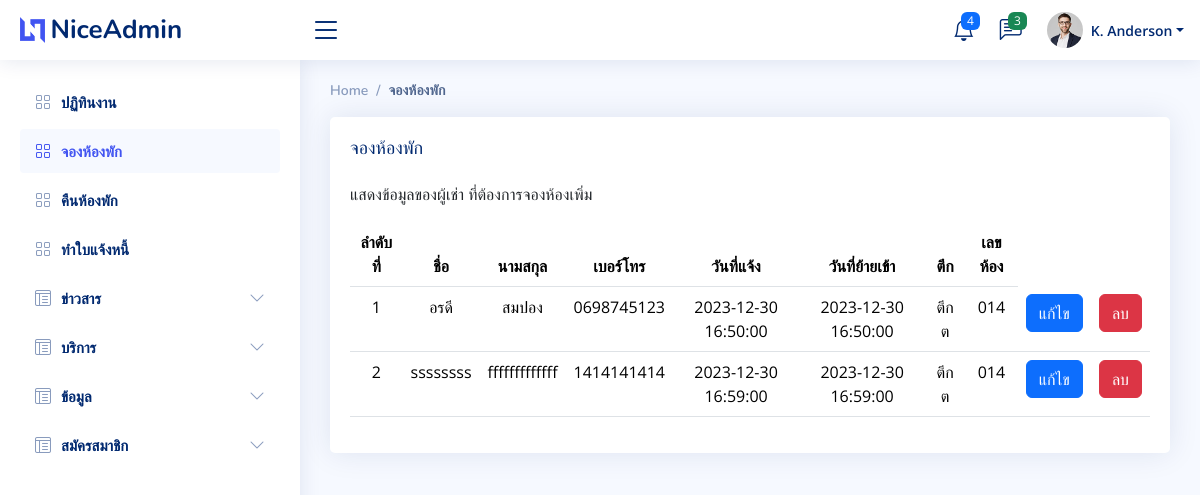
Screenshot of /admin/rentroom/rentroom.php with the database file from the repository.
### tables this page shows
CREATE TABLE `rentroom` (
  `RentRoomID` int(10) NOT NULL COMMENT 'รหัสการจอง',
  `firstname` varchar(50) NOT NULL COMMENT 'ชื่อ',
  `lastname` varchar(50) NOT NULL COMMENT 'นามสกุล',
  `num_room` varchar(10) DEFAULT NULL COMMENT 'เลขห้อง',
  `build` varchar(11) NOT NULL COMMENT 'ตึก',
  `processing_date` datetime DEFAULT NULL COMMENT 'วันที่ดำเนินการ',
  `cardID` int(13) DEFAULT NULL COMMENT 'หมายเลขบัตรประชาชน',
  `tel` varchar(10) DEFAULT NULL COMMENT 'เบอร์โทรศัพท์',
  `address_mem` varchar(300) DEFAULT NULL COMMENT 'ที่อยู่',
  `checkin_date` datetime DEFAULT NULL COMMENT 'วันที่เข้ามาอยู่'
);

### admin/rentroom/rentroom.php (the view, shortened to what this page needs)
<!DOCTYPE html>
<html lang="en">
<head>
<?php require('../../connect/connect.php');
  $SQL = "SELECT * FROM rentroom ";
  $stmt = $con->query($SQL);
  $i = 0;
  ?>
  <link href="../assets/vendor/bootstrap/css/bootstrap.min.css" rel="stylesheet">
  <link href="../assets/vendor/bootstrap-icons/bootstrap-icons.css" rel="stylesheet">
  <link href="../assets/vendor/boxicons/css/boxicons.min.css" rel="stylesheet">
  <link href="../assets/vendor/quill/quill.snow.css" rel="stylesheet">
  <link href="../assets/vendor/quill/quill.bubble.css" rel="stylesheet">
  <link href="../assets/vendor/remixicon/remixicon.css" rel="stylesheet">
  <link href="../assets/vendor/simple-datatables/style.css" rel="stylesheet">
  <link href="../assets/css/style.css" rel="stylesheet">
</head>
<body>
  <header id="header" class="header fixed-top d-flex align-items-center">
    <div class="d-flex align-items-center justify-content-between">
      <a href="../homepage_admin.php" class="logo d-flex align-items-center">
        <img src="../assets/img/logo.png" alt="">
        <span class="d-none d-lg-block">NiceAdmin</span>
      </a>
      <i class="bi bi-list toggle-sidebar-btn"></i>
    </div>
    <nav class="header-nav ms-auto">
      <ul class="d-flex align-items-center">
        <li class="nav-item dropdown">
          <a class="nav-link nav-icon" href="#" data-bs-toggle="dropdown">
            <i class="bi bi-bell"></i>
            <span class="badge bg-primary badge-number">4</span>
          </a>
        </li>
        <li class="nav-item dropdown">
          <a class="nav-link nav-icon" href="#" data-bs-toggle="dropdown">
            <i class="bi bi-chat-left-text"></i>
            <span class="badge bg-success badge-number">3</span>
          </a>
        </li>
        <li class="nav-item dropdown pe-3">
          <a class="nav-link nav-profile d-flex align-items-center pe-0" href="#" data-bs-toggle="dropdown">
            <img src="../assets/img/profile-img.jpg" alt="Profile" class="rounded-circle">
            <span class="d-none d-md-block dropdown-toggle ps-2">K. Anderson</span>
          </a>
        </li>
      </ul>
    </nav>
  </header>
  <aside id="sidebar" class="sidebar">
    <ul class="sidebar-nav" id="sidebar-nav">
      <li class="nav-item">
        <a class="nav-link collapsed" href="../homepage_admin.php">
          <i class="bi bi-grid"></i>
          <span>ปฏิทินงาน</span>
        </a>
      </li>
      <li class="nav-item">
        <a class="nav-link " href="../rentroom/rentroom.php">
          <i class="bi bi-grid"></i>
          <span>จองห้องพัก</span>
        </a>
      </li>
      <li class="nav-item">
        <a class="nav-link collapsed" href="../checkout/../checkout/check_out.php">
          <i class="bi bi-grid"></i>
          <span>คืนห้องพัก</span>
        </a>
      </li>
      <li class="nav-item">
        <a class="nav-link collapsed" href="../payment/../payment/invoice.php">
          <i class="bi bi-grid collapsed"></i>
          <span>ทำใบแจ้งหนี้</span>
        </a>
      </li>
      <li class="nav-item">
        <a class="nav-link collapsed" data-bs-target="#news-nav" data-bs-toggle="collapse" href="#">
          <i class="bi bi-layout-text-window-reverse"></i><span>ข่าวสาร</span><i class="bi bi-chevron-down ms-auto"></i>
        </a>
      </li>
      <li class="nav-item">
        <a class="nav-link collapsed" data-bs-target="#service-nav" data-bs-toggle="collapse" href="#">
          <i class="bi bi-layout-text-window-reverse"></i><span>บริการ</span><i class="bi bi-chevron-down ms-auto"></i>
        </a>
      </li>
      <li class="nav-item">
        <a class="nav-link collapsed" data-bs-target="#info-nav" data-bs-toggle="collapse" href="#">
          <i class="bi bi-layout-text-window-reverse"></i><span>ข้อมูล</span><i class="bi bi-chevron-down ms-auto"></i>
        </a>
      </li>
      <li class="nav-item">
        <a class="nav-link collapsed" data-bs-target="#register-nav" data-bs-toggle="collapse" href="#">
          <i class="bi bi-layout-text-window-reverse"></i><span>สมัครสมาชิก</span><i class="bi bi-chevron-down ms-auto"></i>
        </a>
      </li>
    </ul>
  </aside>
  <main id="main" class="main">
    <div class="pagetitle">
      <nav>
        <ol class="breadcrumb">
          <li class="breadcrumb-item"><a href="../homepage_admin.php">Home</a></li>
          <li class="breadcrumb-item active">จองห้องพัก</li>
        </ol>
      </nav>
    </div>
    <section class="section">
      <div class="row">
        <div class="col-lg-12">
          <div class="card">
            <div class="card-body">
              <h5 class="card-title">จองห้องพัก</h5>
              <p>แสดงข้อมูลของผู้เช่า ที่ต้องการจองห้องเพิ่ม </p>
              <table class="table datatable">
              <thead>
                  <tr>
                  <th> <div align="center">ลำดับที่</div></th>
                  <th> <div align="center">ชื่อ</div></th>
                  <th> <div align="center">นามสกุล</div></th>
                  <th> <div align="center">เบอร์โทร</div></th>
                  <th> <div align="center">วันที่แจ้ง</div></th>
                  <th> <div align="center">วันที่ย้ายเข้า</div></th>
                  <th> <div align="center">ตึก</div></th>
                  <th> <div align="center">เลขห้อง</div></th>
                  </tr>
                </thead>
                <tbody>
                <?php
                            while ($row = $stmt->fetch(PDO::FETCH_ASSOC)) {
                                $i = $i+ 1;
                                $firstname =$row["firstname"];
                                $lastname =$row["lastname"];
                                $tel =$row["tel"];
                                $processing_date= $row["processing_date"];
                                $checkin_date =$row["checkin_date"];
                                $build =$row["build"];
                                $num_room =$row["num_room"];
                        ?>
                  <tr>
                      <td><div align="center"><?php echo $i ?></div></td>
                      <td><div align="center"><?php echo $firstname ?></div></td>
                      <td><div align="center"><?php echo $lastname ?></div></td>
                      <td><div align="center"><?php echo $tel ?></div></td>
                      <td><div align="center"><?php echo $processing_date ?></div></td>
                      <td><div align="center"><?php echo $checkin_date ?></div></td>
                      <td><div align="center"><?php echo $build ?></div></td>
                      <td><div align="center"><?php echo $num_room ?></div></td>
                      <td><div align="center"><button type="button" class="btn btn-primary" >แก้ไข</button></div></td>
                      <td><div ><button type="button" class="btn btn-danger">ลบ</button></div></td>
                   </tr>
                   <?php
                        }
                        ?>
                </tbody>
              </table>
            </div>
          </div>
        </div>
      </div>
    </section>
  </main>
</body>
</html>

### admin/assets/css/style.css (style rules this page uses)
:root { scroll-behavior: smooth; }
body { font-family: "Open Sans", sans-serif; background: #f6f9ff; color: #444444; }
a { color: #4154f1; text-decoration: none; }
h1, h2, h3, h4, h5, h6 { font-family: "Nunito", sans-serif; }
#main { margin-top: 60px; padding: 20px 30px; transition: all 0.3s; }
.pagetitle { margin-bottom: 10px; }
.card { margin-bottom: 30px; border: none; border-radius: 5px; box-shadow: 0px 0 30px rgba(1, 41, 112, 0.1); }
.card-title { padding: 20px 0 15px 0; font-size: 18px; font-weight: 500; color: #012970; font-family: "Poppins", sans-serif; }
.card-body { padding: 0 20px 20px 20px; }
.breadcrumb { font-size: 14px; font-family: "Nunito", sans-serif; color: #899bbd; font-weight: 600; }
.breadcrumb a { color: #899bbd; transition: 0.3s; }
.breadcrumb .breadcrumb-item::before { color: #899bbd; }
.breadcrumb .active { color: #51678f; font-weight: 600; }
.logo { line-height: 1; }
@media (min-width: 1200px) { .logo { width: 280px; } }
.logo img { max-height: 26px; margin-right: 6px; }
.logo span { font-size: 26px; font-weight: 700; color: #012970; font-family: "Nunito", sans-serif; }
.header { transition: all 0.5s; z-index: 997; height: 60px; box-shadow: 0px 2px 20px rgba(1, 41, 112, 0.1); background-color: #fff; padding-left: 20px; }
.header .toggle-sidebar-btn { font-size: 32px; padding-left: 10px; cursor: pointer; color: #012970; }
.header-nav ul { list-style: none; }
.header-nav>ul { margin: 0; padding: 0; }
.header-nav .nav-icon { font-size: 22px; color: #012970; margin-right: 25px; position: relative; }
.header-nav .nav-profile { color: #012970; }
.header-nav .nav-profile img { max-height: 36px; }
.header-nav .nav-profile span { font-size: 14px; font-weight: 600; }
.header-nav .badge-number { position: absolute; inset: -2px -5px auto auto; font-weight: normal; font-size: 12px; padding: 3px 6px; }
.sidebar { position: fixed; top: 60px; left: 0; bottom: 0; width: 300px; z-index: 996; transition: all 0.3s; padding: 20px; overflow-y: auto; scrollbar-width: thin; scrollbar-color: #aab7cf transparent; box-shadow: 0px 0px 20px rgba(1, 41, 112, 0.1); background-color: #fff; }
@media (min-width: 1200px) { #main, #footer { margin-left: 300px; } }
.sidebar-nav { padding: 0; margin: 0; list-style: none; }
.sidebar-nav li { padding: 0; margin: 0; list-style: none; }
.sidebar-nav .nav-item { margin-bottom: 5px; }
.sidebar-nav .nav-link { display: flex; align-items: center; font-size: 15px; font-weight: 600; color: #4154f1; transition: 0.3; background: #f6f9ff; padding: 10px 15px; border-radius: 4px; }
.sidebar-nav .nav-link i { font-size: 16px; margin-right: 10px; color: #4154f1; }
.sidebar-nav .nav-link.collapsed { color: #012970; background: #fff; }
.sidebar-nav .nav-link.collapsed i { color: #899bbd; }
.sidebar-nav .nav-link .bi-chevron-down { margin-right: 0; transition: transform 0.2s ease-in-out; }

### rows the page displays
rentroom: firstname "อรดี", lastname "สมปอง", tel "0698745123", processing_date "2023-12-30 16:50:00", checkin_date "2023-12-30 16:50:00", build "ตึก ต", num_room "014"
rentroom: firstname "ssssssss", lastname "fffffffffffff", tel "1414141414", processing_date "2023-12-30 16:59:00", checkin_date "2023-12-30 16:59:00", build "ตึก ต", num_room "014"
